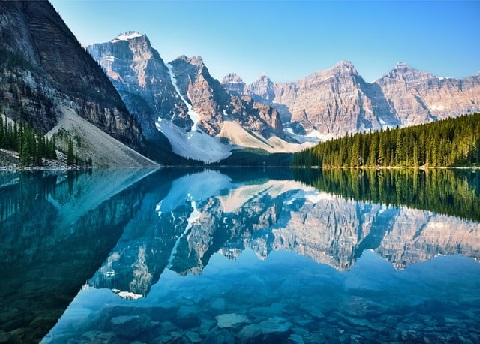
#> input picture ML/Unsupervised_learning_evaluation/moraine_lake.png, 480 x 344 px
$ jupyter execute Unsupervised_learning_and_PCA.ipynb
#> lines starting #> are read from the running program, lines starting #| are printed output that depends on the picture
Each pixel of an RGB image contains one value for each of the 3 channels: R (red), G (green) and B (blue). Using k-means clustering, we can divide all pixels of a given image into k clusters and assign each pixel the color represented by the nearest centroid (i.e. the center of gravity of the group to which the pixel was assigned). With this action, an image composed of millions of colors can be compressed into an image containing only k colors.

a) Load the image moraine_lake.png (e.g. using the PIL library) and treat each pixel as a single point with 3 dimensions.

[cell 1]
from PIL import Image
from mpl_toolkits.mplot3d import Axes3D
import matplotlib.pyplot as plt

import numpy as np
from sklearn.cluster import KMeans

[cell 2]
image = Image.open("moraine_lake.png")
#> image is the input picture: PIL image 480x344 RGB; mean R, G, B 76.2, 123.5, 144.5
pixels = np.array(list(image.getdata()))
print(pixels)
#> (printed output is left out)

[cell 3]
#The number of clusters to be tested
clusters_max = 15 + 1

inertia_measures = []
centroids = []
assignments = []
arguments = np.arange(1, clusters_max, 1)

# Training the model for a different number of clusters and counting for each version of the inertia value.
for n_cluster in range(1, clusters_max):
    #Grouping should be made for the argument random_state = 1 for a maximum of 100 iterations,
    #and the starting places of the centroids are to be selected using the k-means ++ method.
    clustering = KMeans(n_clusters=n_cluster, init='k-means++', max_iter=100, random_state=1)
    clustering.fit(pixels)

    #Assignment of point data to centroids
    assignments.append(clustering.labels_)

    #Inertia and centroids for "n_cluster" clusters
    inertia_measures.append(clustering.inertia_)
    centroids.append(clustering.cluster_centers_) #group centers of gravity

    print("Number of clusters: ", n_cluster)
    print("{:e}".format(inertia_measures[n_cluster-1]))

    #Select the smallest of the numbers as the number k for the final division,
    #for which the inertia value is less than 1.5 * 10 ^ 8
    if (inertia_measures[n_cluster-1]) < 1.5*10**8:
        print("Immersion lower than 1.5*10^8")
    print("--------------------")
#> after the loop, assignments = 15 items; centroids = 15 items; inertia_measures = [2.15e+09, 673300433.3, 445711076.3, 345491872.5, 273589535.3, 230030019.7, 210925391.1, 167904259.1, 148728757.6, 133296546.9, 118469731.1, 110016746.7, 102496206.9, 96778189.1, 85591456.7]

fig, ax = plt.subplots()
ax.plot(arguments, inertia_measures, marker='o')
ax.set_xlabel('Number of clasters')
ax.set_ylabel('Immersion value')
plt.show()
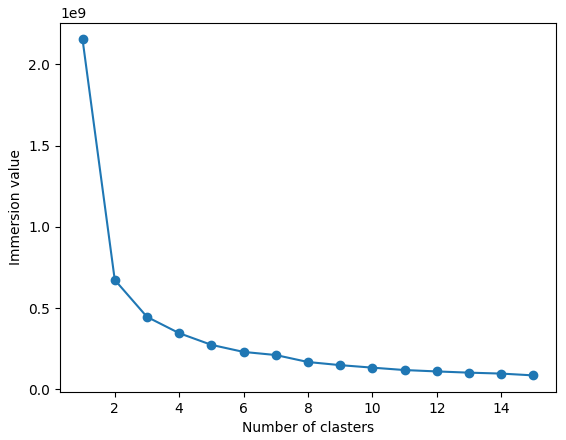
#> figure drawn by matplotlib, 1 panel; curve peaks at x = 1, y = 2.15e+09

I choose the smallest number k: 9

The coordinates of all obtained centroids are rounded to the nearest integer.

[cell 4]
#len(centroids) ; print(centroids[9-1])
centroid = centroids[9-1].round().astype(int)
#> centroid = [[104, 134, 154], [13, 64, 89], [200, 218, 227], [18, 99, 134], [114, 188, 234], [177, 177, 182], [42, 137, 182], [17, 41, 45], [91, 97, 51]]
print(centroid)
#| [[104 134 154]
#|  [ 13  64  89]
#|  [200 218 227]
#|  [ 18  99 134]
#|  [114 188 234]
#|  [177 177 182]
#|  [ 42 137 182]
#|  [ 17  41  45]
#|  [ 91  97  51]]

[cell 5]
print(assignments[9-1])
#> (printed output is left out)
len(assignments[9-1])
#> Out = 165120

For grouping on the number of clusters determined in this way, assign each pixel a rounded value of the center of gravity to which it was assigned.

[cell 6]
pixels_final = [] #Array with assigned rounded pixels
                 # values of the center of gravity for which it is assigned

for i in assignments[9-1]:
    pixels_final.append(centroid[i])
#> this loop made 165120 passes
#> i on passes 1 to 3: 7, 7, 1
#> after the loop, pixels_final = 165120 items


pixels_final = np.array(pixels_final).astype(int)
print(pixels_final)
#> (printed output is left out)
print("----------------")
print(pixels)
#> (printed output is left out)

Original image:

[cell 7]
import cv2


image=cv2.imread("moraine_lake.png")
#> image: shape (344, 480, 3)

#Loading of the original image from np.array
image=pixels.reshape((image.shape)).astype('uint8')
plt.imshow(image)

[cell 8]
# I saved the input image the way it will save the image after clustering
# to compare the weight of images saved from the array before and after clustering

#325 KB
cv2.imwrite('moraine_lake_input.png', cv2.cvtColor(image, cv2.COLOR_RGB2BGR))
#> Out = True

Obraz po klasteryzacji:

[cell 9]
#reading the resulting image after clustering
image_out=pixels_final.reshape((image.shape)).astype('uint8')
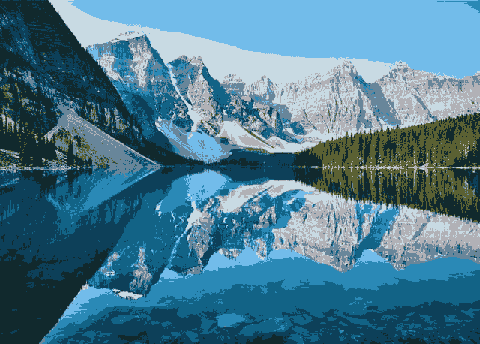
#> image_out: shape (344, 480, 3); mean R, G, B 76.2, 123.4, 144.5
plt.imshow(image_out)

d) Save the created image in a .png file

[cell 10]
#108 KB
cv2.imwrite('moraine_lake_output.png', cv2.cvtColor(image_out, cv2.COLOR_RGB2BGR))
#> Out = True

e) (2 points) Reduce the dimensionality of the original image moraine_lake.png to 2 principal components using the principal component analysis (PCA). List the total percentage of the explained variance by the 2 most significant principal components.

[cell 11]
from sklearn.preprocessing import StandardScaler
from sklearn.decomposition import PCA, IncrementalPCA
from sklearn.model_selection import train_test_split

Using principal component analysis (PCA) reduce the dimensionality of the original image moraine_lake.png to 2 principal components.

[cell 12]
pixels_pca = pixels
pca = PCA(n_components=2)
pca.fit(pixels_pca)
pixels_pca=pca.transform(pixels_pca)
#> pixels_pca = 165120 pairs, first value -196.3 to 243, second value -84.64 to 134.1

List the total percentage of the explained variance by the 2 most significant principal components.

[cell 13]
print(pca.explained_variance_ratio_)
print("Sum of explained variance ratio ",np.sum(pca.explained_variance_ratio_) * 100, "%")

Make a scatter plot of all image pixels after the PCA transformation into 2 components. The color of a given point on the graph is to correspond to its assignment in the k-means grouping from the previous sub-points. Create a legend that will assign a color from the chart to a color from the k-means mapping (e.g. blue is cluster 1 from k-means method, green is cluster 2, etc.). For the legend, use a color map that will allow to distinguish them clearly, e.g. 'Paired', i.e. add the argument cmap = plt.get_cmap ('Paired').

[cell 14]
print(pixels_pca)
#> (printed output is left out)

[cell 15]
#Mapping centroid coordinates to colors
from webcolors import rgb_to_hex

colors = []
for i in range (len(centroid)):
    colors.append(rgb_to_hex((centroid[i][0], centroid[i][1], centroid[i][2])))
#> this loop made 9 passes
#> after the loop, colors = ['#68869a', '#0d4059', '#c8dae3', '#126386', '#72bcea', '#b1b1b6', '#2a89b6', '#11292d', '#5b6133']

print(colors)
#| ['#68869a', '#0d4059', '#c8dae3', '#126386', '#72bcea', '#b1b1b6', '#2a89b6', '#11292d', '#5b6133']

[cell 16]
#Create a color table that corresponds to RGB points with "pixels" and the color is mapped by centroid values.

pixels_color = []
for i in assignments[9-1]:
    pixels_color.append(colors[i])
#> after the loop, pixels_color = 165120 items

Chart mapped with true colors from the image

[cell 17]
import pandas as pd

cfilter = lambda col: df[df['color']==col]
df = pd.DataFrame({"x": pixels_pca[:, 0], "y": pixels_pca[:, 1], "color": pixels_color})
#> df = table of 165120 rows and 3 columns

fig, ax = plt.subplots()
for i, color in enumerate(df['color'].unique()):
    filtered = cfilter(color)
    ax.scatter(filtered['x'], filtered['y'], c=color, label=f'Cluster No. = {i+1}')
#> this loop made 9 passes
#> (color, filtered) on passes 1 to 9: ('#11292d', table of 21912 rows and 3 columns), ('#0d4059', table of 26920 rows and 3 columns), ('#68869a', table of 14870 rows and 3 columns), ('#c8dae3', table of 16409 rows and 3 columns), ('#72bcea', table of 24710 rows and 3 columns), ('#2a89b6', table of 13367 rows and 3 columns), ('#b1b1b6', table of 13734 rows and 3 columns), ('#126386', table of 24688 rows and 3 columns), ('#5b6133', table of 8510 rows and 3 columns)

ax.legend()
plt.title("PCA for RGB points")
plt.legend(loc=(1.04, 0))
plt.show()
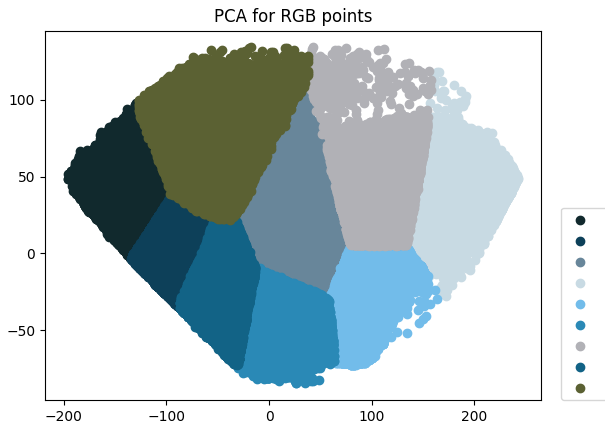
#> figure drawn by matplotlib, 1 panel

A graph with READABLE colors according to the content of the task

[cell 18]
fig, ax = plt.subplots()
for i, color in enumerate(df['color'].unique()):
    filtered = cfilter(color)
    ax.scatter(filtered['x'], filtered['y'], label=f'Cluster No. = {i+1}')

ax.legend()
plt.title("PCA for RGB points")
plt.legend(loc=(1.04, 0))
plt.show()
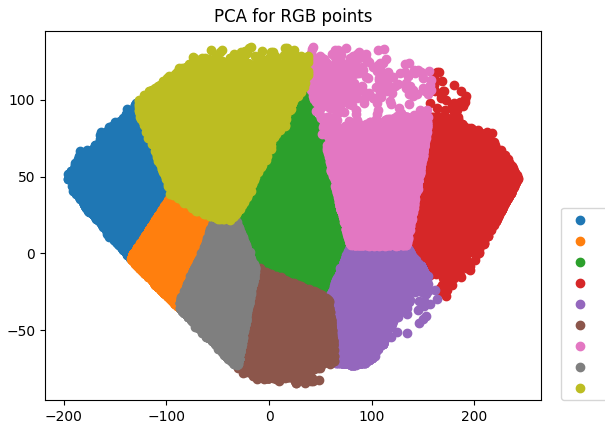
#> figure drawn by matplotlib, 1 panel
